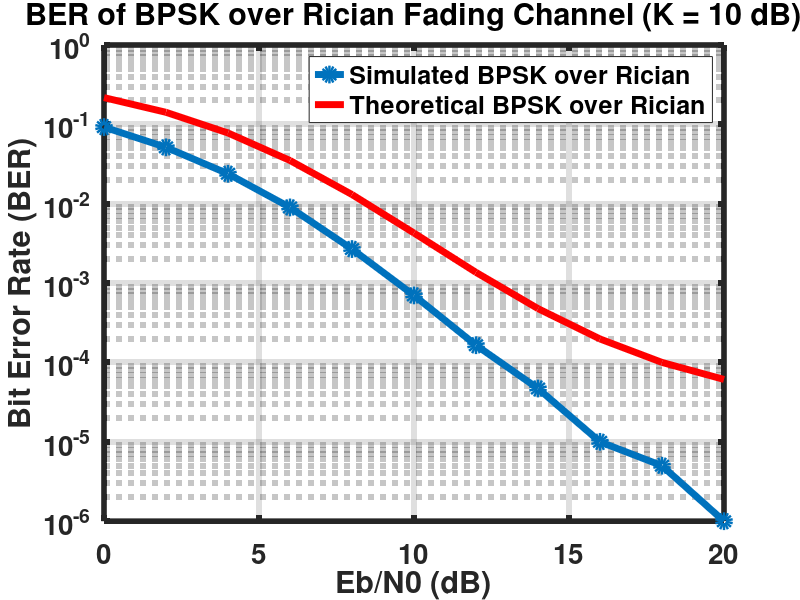

Reproduce this figure in MATLAB.
% Rician

clc;
clear;
close all;
N = 1e6;
EbN0_dB = 0:2:20;
K_dB = 10;
K = 10^(K_dB/10);
data = randi([0 1], 1, N);
bpsk_symbols = 2*data - 1;
ber_rician = zeros(1, length(EbN0_dB));
for i = 1:length(EbN0_dB)
EbN0 = 10^(EbN0_dB(i)/10);
noise_variance = 1 / (2 * EbN0);
rician_fading = sqrt(K / (K + 1)) + sqrt(1 / (K + 1)) * (randn(1, N) + 1i *
randn(1, N)) / sqrt(2);
received_signal = rician_fading .* bpsk_symbols + sqrt(noise_variance) * (randn(1,
N) + 1i * randn(1, N));
equalized_signal = real(received_signal ./ rician_fading);
detected_data = equalized_signal > 0;
ber_rician(i) = sum(detected_data ~= data) / N;
end
EbN0_linear = 10.^(EbN0_dB/10);
ber_rician_theory = 0.5 * exp(-K * EbN0_linear ./ (EbN0_linear + K + 1));
figure;
semilogy(EbN0_dB, ber_rician, 'o-', 'LineWidth', 5, 'MarkerSize', 8);
hold on;
semilogy(EbN0_dB, ber_rician_theory, 'r-', 'LineWidth', 5);
set(gca, 'FontSize', 14, 'FontWeight', 'bold');
xlabel('Eb/N0 (dB)', 'FontSize', 14, 'FontWeight', 'bold');
ylabel('Bit Error Rate (BER)', 'FontSize', 14, 'FontWeight', 'bold');
title(['BER of BPSK over Rician Fading Channel (K = ', num2str(K_dB), ' dB)'],
'FontSize', 14, 'FontWeight', 'bold');
legend({'Simulated BPSK over Rician', 'Theoretical BPSK over Rician'}, 'Location',
'NorthEast', 'FontSize', 12, 'FontWeight', 'bold');
set(gca,'FontSize',20,'LineWidth',4,'FontWeight','bold');
grid on;
